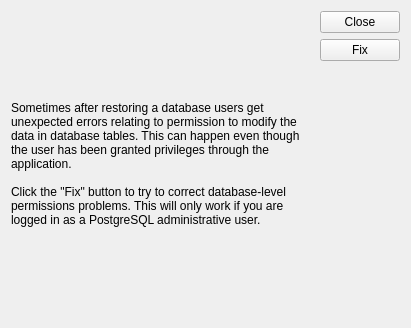
<ui version="4.0" >
 <author></author>
 <comment>This file is part of the xTuple ERP: PostBooks Edition, a free and
open source Enterprise Resource Planning software suite,
Copyright (c) 1999-2010 by OpenMFG LLC, d/b/a xTuple.
It is licensed to you under the Common Public Attribution License
version 1.0, the full text of which (including xTuple-specific Exhibits)
is available at www.xtuple.com/CPAL.  By using this software, you agree
to be bound by its terms.</comment>
 <class>fixACL</class>
 <widget class="QWidget" name="fixACL" >
  <property name="geometry" >
   <rect>
    <x>0</x>
    <y>0</y>
    <width>411</width>
    <height>328</height>
   </rect>
  </property>
  <property name="windowTitle" >
   <string>Fix Access Control</string>
  </property>
   <layout class="QGridLayout" >
    <item row="0" column="1" >
     <widget class="QPushButton" name="_close" >
      <property name="text" >
       <string>Close</string>
      </property>
     </widget>
    </item>
    <item row="1" column="1" >
     <widget class="QPushButton" name="_fix" >
      <property name="text" >
       <string>Fix</string>
      </property>
     </widget>
    </item>
    <item row="2" column="1" >
     <spacer>
      <property name="orientation" >
       <enum>Qt::Vertical</enum>
      </property>
      <property name="sizeHint" >
       <size>
        <width>20</width>
        <height>40</height>
       </size>
      </property>
     </spacer>
    </item>
    <item rowspan="3" row="0" column="0" >
     <widget class="QLabel" name="_explanationLit" >
      <property name="sizeIncrement" >
       <size>
        <width>3</width>
        <height>3</height>
       </size>
      </property>
      <property name="text" >
       <string>Sometimes after restoring a database users get unexpected errors relating to permission to modify the data in database tables. This can happen even though the user has been granted privileges through the application.

Click the "Fix" button to try to correct database-level permissions problems. This will only work if you are logged in as a PostgreSQL administrative user.</string>
      </property>
      <property name="wordWrap" >
       <bool>true</bool>
      </property>
     </widget>
    </item>
   </layout>
 </widget>
 <resources/>
 <connections>
  <connection>
   <sender>_close</sender>
   <signal>clicked()</signal>
   <receiver>fixACL</receiver>
   <slot>close()</slot>
   <hints>
    <hint type="sourcelabel" >
     <x>311</x>
     <y>21</y>
    </hint>
    <hint type="destinationlabel" >
     <x>204</x>
     <y>12</y>
    </hint>
   </hints>
  </connection>
 </connections>
</ui>
